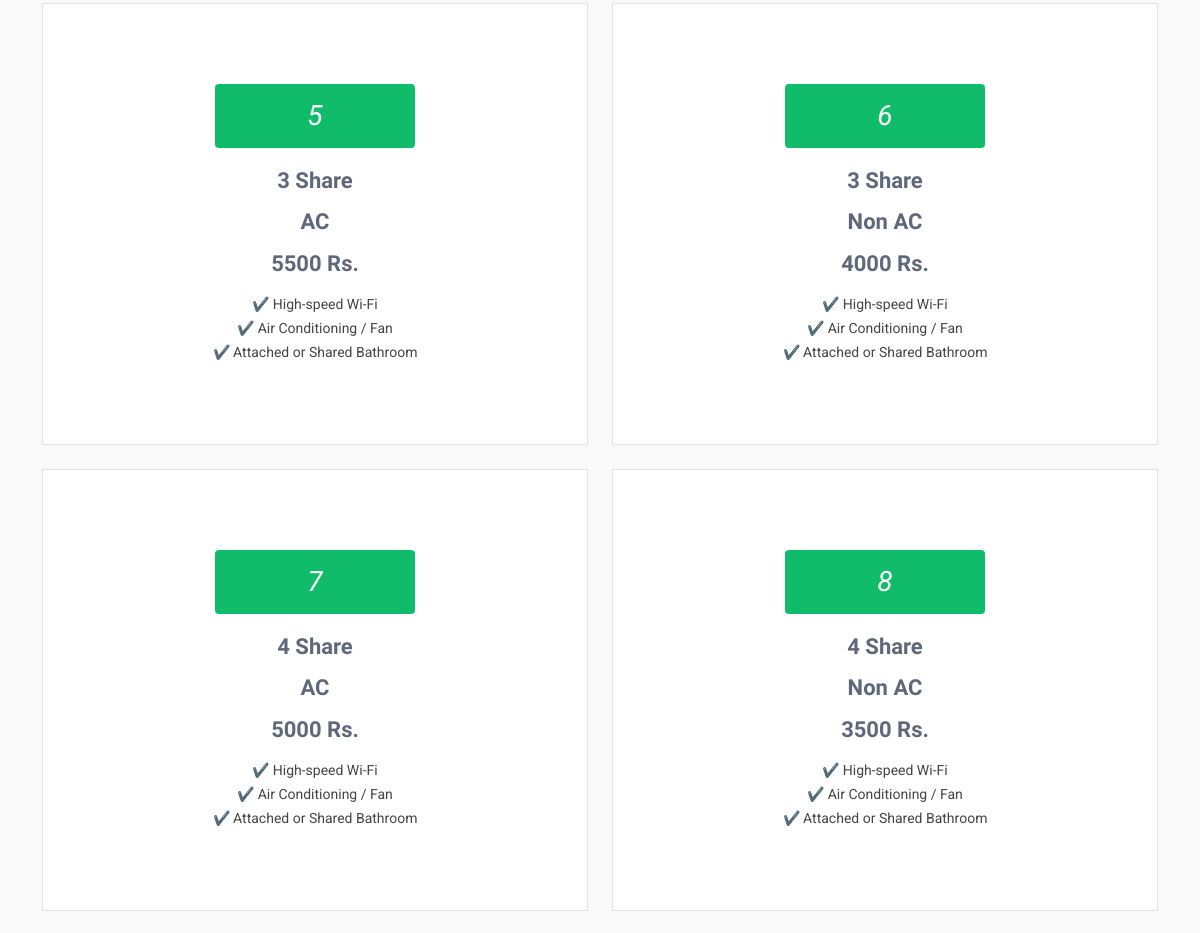
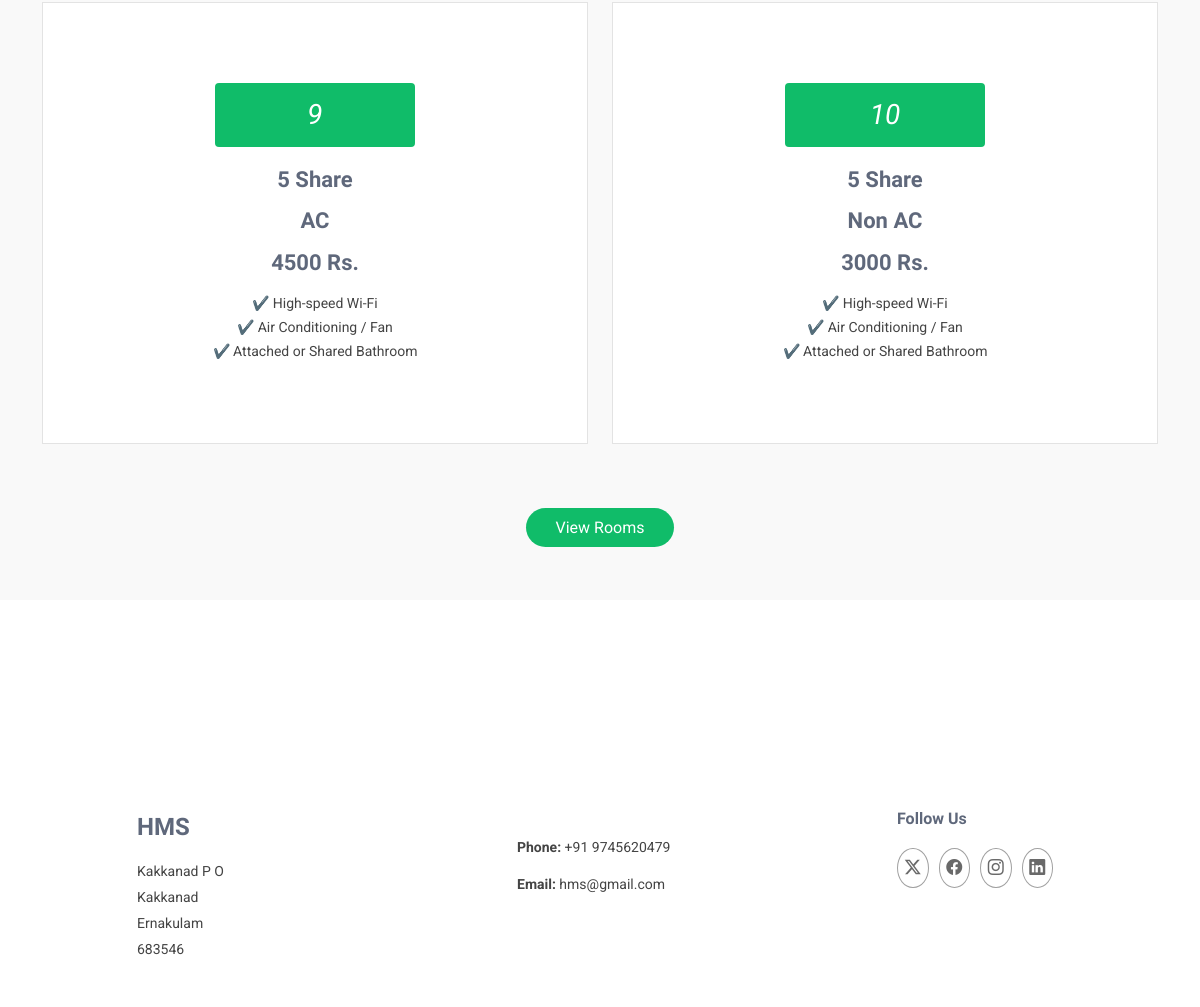
Before: /Guest/basicRoomDetails.php (lower part) with the older database file (2 pictures, top to bottom).
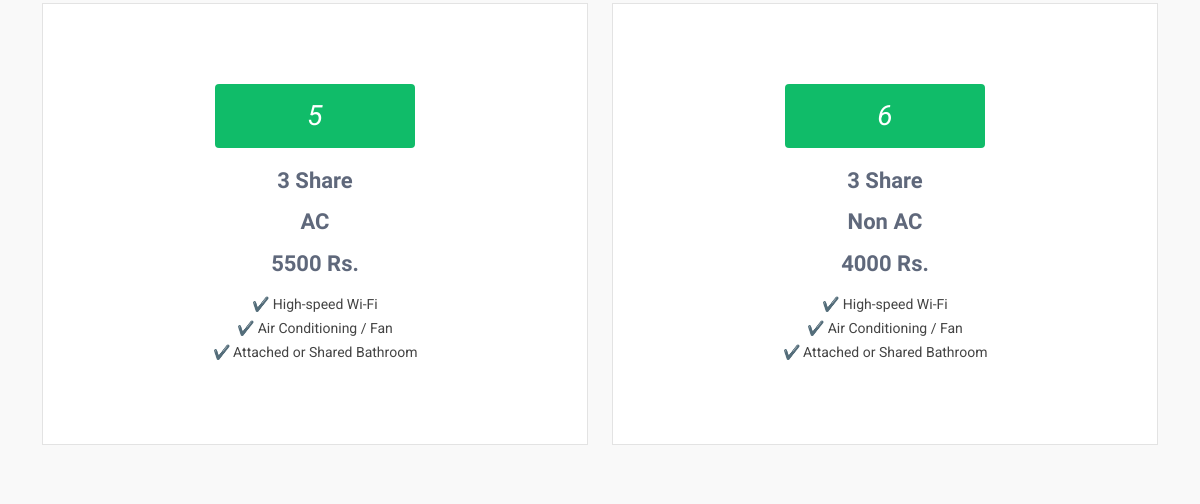
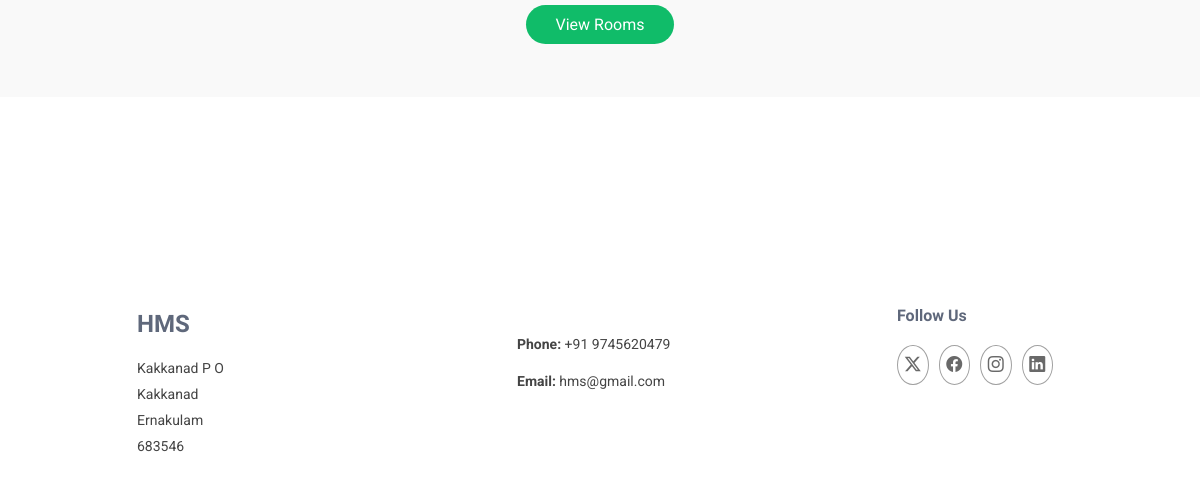
After: the same page with the newer database file (2 pictures, top to bottom).
### tables this page shows
CREATE TABLE `tbl_roomtype` (
  `roomtype_id` int(11) NOT NULL,
  `room_share` int(11) NOT NULL,
  `room_type` int(11) NOT NULL,
  `room_amount` int(11) NOT NULL
);

### Guest/basicRoomDetails.php (the view, shortened to what this page needs)
<!DOCTYPE html>
<html lang="en">
<head>
  <link rel="stylesheet" href="https://cdnjs.cloudflare.com/ajax/libs/font-awesome/4.7.0/css/font-awesome.min.css">
  <link href="../Assets/Template/Student/vendor/bootstrap/css/bootstrap.min.css" rel="stylesheet">
  <link href="../Assets/Template/Student/vendor/bootstrap-icons/bootstrap-icons.css" rel="stylesheet">
  <link href="../Assets/Template/Student/vendor/aos/aos.css" rel="stylesheet">
  <link href="../Assets/Template/Student/vendor/glightbox/css/glightbox.min.css" rel="stylesheet">
  <link href="../Assets/Template/Student/vendor/swiper/swiper-bundle.min.css" rel="stylesheet">
  <link href="../Assets/Template/Student/css/main.css" rel="stylesheet">
</head>
<body class="index-page">
  <main class="main">
       <section id="services" class="services section light-background">
<div class="container">
  <div class="row gy-4">
    <?php
      include("../Assets/Connection/Connection.php");
      $sel="select * from tbl_roomtype";
      $row=$con->query($sel);
      $i=1;
      while($data=$row->fetch_assoc()){
        ?>
          <div class="col-lg-6 col-md-6" data-aos="fade-up" data-aos-delay="300">
            <div class="service-item position-relative">
              <div class="icon">
                <i ><?php echo $i;  ?></i>
              </div>
              <a href="" class="stretched-link">
              <h3><?php echo $data["room_share"]." Share" ?></h3>
              <h3><?php
              if($data["room_type"]==1){
                echo "AC";
              }
              if($data["room_type"]==2){
                echo "Non AC";
              } ?></h3>
                <h3><?php echo $data["room_amount"]." Rs." ?></h3>
              </a>
              <p>✔️ High-speed Wi-Fi</p>
              <p>✔️ Air Conditioning / Fan</p>
              <p>✔️ Attached or Shared Bathroom</p>
            </div>
          </div>
        <?php
        $i+=1;
      }
        ?>
</div>
<br><br><br>
<center>
<a class="button" href="viewRoomDetails.php">View Rooms</a>
</center>
</section>
  </main>
    <br><br><br><br>
<?php
 include("footer.php");
 ?>
</body>
</html>
</body>
</html>

Changed rows visible on the page:
removed tbl_roomtype: room_share "4", room_type "AC", room_amount "5000"
removed tbl_roomtype: room_share "4", room_type "Non AC", room_amount "3500"
removed tbl_roomtype: room_share "5", room_type "AC", room_amount "4500"
removed tbl_roomtype: room_share "5", room_type "Non AC", room_amount "3000"
